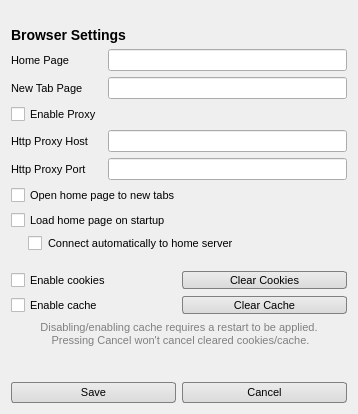
<?xml version="1.0" encoding="UTF-8"?>
<ui version="4.0">
 <class>LoginWebSettings</class>
 <widget class="QWidget" name="LoginWebSettings">
  <property name="geometry">
   <rect>
    <x>0</x>
    <y>0</y>
    <width>358</width>
    <height>414</height>
   </rect>
  </property>
  <property name="windowTitle">
   <string>Browser Settings</string>
  </property>
  <property name="styleSheet">
   <string notr="true">QWidget {
	font: Calibri;
	font-size: 11px;
}

QLabel#titleLabel {
	font-size: 14px;
	font-weight: bold;
}

QLabel#titleIcon {
	background-image: url(&quot;APPINSTALLDIRjsmodules/browserui/ui/settings.png&quot;);
}

QCheckBox#connectToHomePage {
	padding-left: 17px;
}

QPushButton {	
	background-color: qlineargradient(spread:pad, x1:0, y1:1, x2:0, y2:0, stop:0 rgba(218, 218, 218, 255), stop:1 rgba(236, 236, 236, 255));
	border: 1px solid grey;
	border-radius: 3px;
	padding: 3px;
	min-width: 80px;
}
QPushButton::hover {
	background-color: qlineargradient(spread:pad, x1:0, y1:1, x2:0, y2:0, stop:0 rgba(218, 218, 218, 150), stop:1 rgba(236, 236, 236, 150));
	border: 1px solid rgb(90, 90, 90);
}
QPushButton::pressed {
	background-color: qlineargradient(spread:pad, x1:0, y1:1, x2:0, y2:0, stop:1 rgba(218, 218, 218, 150), stop:0 rgba(236, 236, 236, 150));
	border: 1px solid rgb(90, 90, 90);
}</string>
  </property>
  <layout class="QVBoxLayout" name="verticalLayout">
   <item>
    <layout class="QHBoxLayout" name="horizontalLayout_2">
     <item>
      <widget class="QLabel" name="titleLabel">
       <property name="text">
        <string>Browser Settings</string>
       </property>
       <property name="alignment">
        <set>Qt::AlignBottom|Qt::AlignLeading|Qt::AlignLeft</set>
       </property>
      </widget>
     </item>
     <item>
      <widget class="QLabel" name="titleIcon">
       <property name="sizePolicy">
        <sizepolicy hsizetype="Fixed" vsizetype="Fixed">
         <horstretch>0</horstretch>
         <verstretch>0</verstretch>
        </sizepolicy>
       </property>
       <property name="minimumSize">
        <size>
         <width>32</width>
         <height>32</height>
        </size>
       </property>
       <property name="maximumSize">
        <size>
         <width>32</width>
         <height>32</height>
        </size>
       </property>
       <property name="text">
        <string/>
       </property>
      </widget>
     </item>
    </layout>
   </item>
   <item>
    <layout class="QFormLayout" name="formLayout">
     <item row="0" column="0">
      <widget class="QLabel" name="homePageLabel">
       <property name="text">
        <string>Home Page</string>
       </property>
      </widget>
     </item>
     <item row="0" column="1">
      <widget class="QLineEdit" name="homePageLineEdit"/>
     </item>
     <item row="1" column="0">
      <widget class="QLabel" name="newTabPageLabel">
       <property name="text">
        <string>New Tab Page</string>
       </property>
      </widget>
     </item>
     <item row="1" column="1">
      <widget class="QLineEdit" name="newTabPageLineEdit"/>
     </item>
     <item row="3" column="0">
      <widget class="QLabel" name="proxyHostLabel">
       <property name="text">
        <string>Http Proxy Host</string>
       </property>
      </widget>
     </item>
     <item row="3" column="1">
      <widget class="QLineEdit" name="proxyHostLineEdit">
       <property name="enabled">
        <bool>true</bool>
       </property>
      </widget>
     </item>
     <item row="4" column="0">
      <widget class="QLabel" name="proxyPortLabel">
       <property name="text">
        <string>Http Proxy Port</string>
       </property>
      </widget>
     </item>
     <item row="4" column="1">
      <widget class="QLineEdit" name="proxyPortLineEdit"/>
     </item>
     <item row="2" column="0">
      <widget class="QCheckBox" name="enableProxy">
       <property name="text">
        <string>Enable Proxy</string>
       </property>
      </widget>
     </item>
    </layout>
   </item>
   <item>
    <layout class="QVBoxLayout" name="verticalLayout_2">
     <item>
      <widget class="QCheckBox" name="openHomePageOnNewTab">
       <property name="text">
        <string>Open home page to new tabs</string>
       </property>
      </widget>
     </item>
     <item>
      <widget class="QCheckBox" name="loadHomePageOnStartup">
       <property name="text">
        <string>Load home page on startup</string>
       </property>
      </widget>
     </item>
     <item>
      <widget class="QCheckBox" name="connectToHomePage">
       <property name="toolTip">
        <string>If the home page is a tundra:// server, connect automatically on startup</string>
       </property>
       <property name="text">
        <string>Connect automatically to home server</string>
       </property>
      </widget>
     </item>
     <item>
      <spacer name="verticalSpacer_2">
       <property name="orientation">
        <enum>Qt::Vertical</enum>
       </property>
       <property name="sizeType">
        <enum>QSizePolicy::Fixed</enum>
       </property>
       <property name="sizeHint" stdset="0">
        <size>
         <width>15</width>
         <height>15</height>
        </size>
       </property>
      </spacer>
     </item>
     <item>
      <layout class="QHBoxLayout" name="horizontalLayout_3">
       <item>
        <widget class="QCheckBox" name="enableCookies">
         <property name="toolTip">
          <string>Enable cookies for web pages</string>
         </property>
         <property name="text">
          <string>Enable cookies</string>
         </property>
        </widget>
       </item>
       <item>
        <widget class="QPushButton" name="clearCookies">
         <property name="maximumSize">
          <size>
           <width>16777215</width>
           <height>18</height>
          </size>
         </property>
         <property name="text">
          <string>Clear Cookies</string>
         </property>
        </widget>
       </item>
      </layout>
     </item>
     <item>
      <layout class="QHBoxLayout" name="horizontalLayout_4">
       <item>
        <widget class="QCheckBox" name="enableCache">
         <property name="toolTip">
          <string>This will enable icons on the page tabs and allows the web browser to store cache data on the hard drive</string>
         </property>
         <property name="text">
          <string>Enable cache</string>
         </property>
        </widget>
       </item>
       <item>
        <widget class="QPushButton" name="clearCache">
         <property name="maximumSize">
          <size>
           <width>16777215</width>
           <height>18</height>
          </size>
         </property>
         <property name="text">
          <string>Clear Cache</string>
         </property>
        </widget>
       </item>
      </layout>
     </item>
    </layout>
   </item>
   <item>
    <widget class="QLabel" name="cacheInfoLabel">
     <property name="styleSheet">
      <string>color: grey;</string>
     </property>
     <property name="text">
      <string>Disabling/enabling cache requires a restart to be applied.
 Pressing Cancel won't cancel cleared cookies/cache.</string>
     </property>
     <property name="alignment">
      <set>Qt::AlignCenter</set>
     </property>
    </widget>
   </item>
   <item>
    <spacer name="verticalSpacer">
     <property name="orientation">
      <enum>Qt::Vertical</enum>
     </property>
     <property name="sizeHint" stdset="0">
      <size>
       <width>1</width>
       <height>15</height>
      </size>
     </property>
    </spacer>
   </item>
   <item>
    <layout class="QHBoxLayout" name="horizontalLayout">
     <item>
      <widget class="QPushButton" name="buttonSave">
       <property name="text">
        <string>Save</string>
       </property>
      </widget>
     </item>
     <item>
      <widget class="QPushButton" name="buttonCancel">
       <property name="text">
        <string>Cancel</string>
       </property>
      </widget>
     </item>
    </layout>
   </item>
  </layout>
 </widget>
 <resources/>
 <connections/>
</ui>
